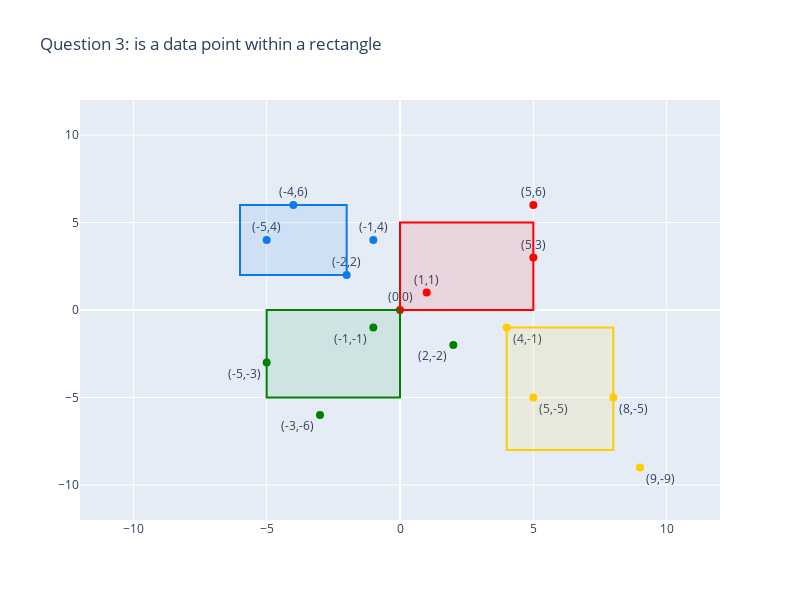

Source (notebook cell):
### Markdown cell above
---
---
## Appendix

#### Visualizing Question: data points within rectangle

Four rectangles representing different scenarios are defined:
1. _Red_ `(x1,y1) < (x2,y2)` 
2. _Green_ `(x1,y1) > (x2,y2)`
3. _Blue_ `(x1 > x2) and (y1 < y2)`
4. _Gold_ `(x1 < x2) and (y1 > y2)`

The following visualization is just an aid in debugging the logic of the function `isIn()`

### Code cell
import plotly.graph_objects as go

fig = go.Figure()

fig.add_shape(type="rect", x0=0, y0=0, x1=5, y1=5, line=dict(
    color='Red', width=2), fillcolor='rgba(255, 0, 0, 0.1)')

fig.add_trace(go.Scatter(
    x=[0, 1, 5, 5], y=[0, 1, 3, 6],
    text=["(0,0)", "(1,1)", "(5,3)", "(5,6)"],
    textposition="top center",
    mode='markers+text', marker=dict(color="Red", size=8),
    showlegend=False,
    name="(x1,y1) < (x2,y2)"))


fig.add_shape(type="rect", x0=0, y0=0, x1=-5, y1=-5,
              line=dict(color='Green', width=2), fillcolor='rgba(26, 150, 65, 0.1)')

fig.add_trace(go.Scatter(
    x=[-1, 2, -3, -5], y=[-1, -2, -6, -3],
    text=["(-1,-1)", "(2,-2)","(-3,-6)", "(-5,-3)"],
    textposition="bottom left",
    mode='markers+text', marker=dict(color="Green", size=8),
    showlegend=False,
    name="(x1,y1) > (x2,y2)"))

fig.add_shape(type="rect", x0=-2, y0=2, x1=-6, y1=6,
              line=dict(color='#0D7AE6', width=2), fillcolor='rgba(13, 122, 230, 0.1)')

fig.add_trace(go.Scatter(
    x=[-2, -5, -4, -1], y=[2, 4, 6, 4],
    text=["(-2,2)", "(-5,4)", "(-4,6)", "(-1,4)"],
    textposition="top center",
    mode='markers+text', marker=dict(color="#0D7AE6", size=8),
    showlegend=False,
    name="(x1 > x2);(y1 < y2)"))

fig.add_shape(type="rect", x0=4, y0=-1, x1=8, y1=-8,
              line=dict(color='#FFCC00', width=2), fillcolor='rgba(255, 204, 0, 0.1)')

fig.add_trace(go.Scatter(
    x=[4, 5, 8, 9], y=[-1, -5, -5, -9],
    text=["(4,-1)", "(5,-5)", "(8,-5)", "(9,-9)"],
    textposition="bottom right",
    mode='markers+text', marker=dict(color="#FFCC00", size=8),
    showlegend=False,
    name="(x1 < x2);(y1 > y2)"))

fig.update_traces()

fig.update_xaxes(range=[-12, 12])
fig.update_yaxes(range=[-12, 12])

fig.update_layout(
    title="Question 3: is a data point within a rectangle",
    autosize=True,
    width=800,
    height=600,
    legend_title="rectangle:")
fig.show()

### Figure 1 — Plotly figure (JSON) as saved in the notebook; plotly's stock layout.template omitted (floating-point values rounded to 4 significant figures)
{"data": [{"marker": {"color": "Red", "size": 8}, "mode": "markers+text", "name": "(x1,y1) < (x2,y2)", "showlegend": false, "text": ["(0,0)", "(1,1)", "(5,3)", "(5,6)"], "textposition": "top center", "type": "scatter", "x": [0, 1, 5, 5], "y": [0, 1, 3, 6]}, {"marker": {"color": "Green", "size": 8}, "mode": "markers+text", "name": "(x1,y1) > (x2,y2)", "showlegend": false, "text": ["(-1,-1)", "(2,-2)", "(-3,-6)", "(-5,-3)"], "textposition": "bottom left", "type": "scatter", "x": [-1, 2, -3, -5], "y": [-1, -2, -6, -3]}, {"marker": {"color": "#0D7AE6", "size": 8}, "mode": "markers+text", "name": "(x1 > x2);(y1 < y2)", "showlegend": false, "text": ["(-2,2)", "(-5,4)", "(-4,6)", "(-1,4)"], "textposition": "top center", "type": "scatter", "x": [-2, -5, -4, -1], "y": [2, 4, 6, 4]}, {"marker": {"color": "#FFCC00", "size": 8}, "mode": "markers+text", "name": "(x1 < x2);(y1 > y2)", "showlegend": false, "text": ["(4,-1)", "(5,-5)", "(8,-5)", "(9,-9)"], "textposition": "bottom right", "type": "scatter", "x": [4, 5, 8, 9], "y": [-1, -5, -5, -9]}], "layout": {"autosize": true, "height": 600, "legend": {"title": {"text": "rectangle:"}}, "shapes": [{"fillcolor": "rgba(255, 0, 0, 0.1)", "line": {"color": "Red", "width": 2}, "type": "rect", "x0": 0, "x1": 5, "y0": 0, "y1": 5}, {"fillcolor": "rgba(26, 150, 65, 0.1)", "line": {"color": "Green", "width": 2}, "type": "rect", "x0": 0, "x1": -5, "y0": 0, "y1": -5}, {"fillcolor": "rgba(13, 122, 230, 0.1)", "line": {"color": "#0D7AE6", "width": 2}, "type": "rect", "x0": -2, "x1": -6, "y0": 2, "y1": 6}, {"fillcolor": "rgba(255, 204, 0, 0.1)", "line": {"color": "#FFCC00", "width": 2}, "type": "rect", "x0": 4, "x1": 8, "y0": -1, "y1": -8}], "title": {"text": "Question 3: is a data point within a rectangle"}, "width": 800, "xaxis": {"range": [-12, 12]}, "yaxis": {"range": [-12, 12]}}}
